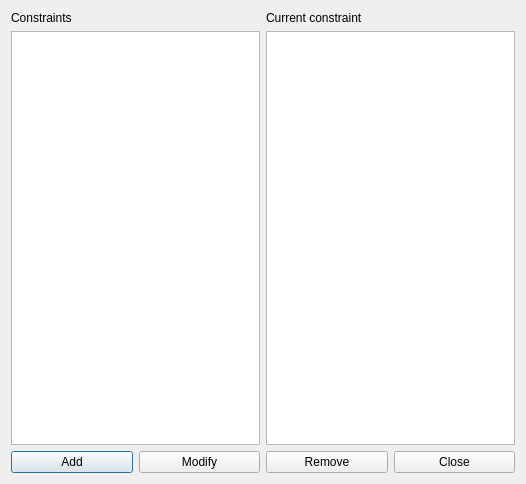
<?xml version="1.0" encoding="UTF-8"?>
<ui version="4.0">
 <class>ConstraintNoTeacherInSubjectPreferenceForm_template</class>
 <widget class="QDialog" name="ConstraintNoTeacherInSubjectPreferenceForm_template">
  <property name="geometry">
   <rect>
    <x>0</x>
    <y>0</y>
    <width>526</width>
    <height>484</height>
   </rect>
  </property>
  <property name="windowTitle">
   <string extracomment="This is the title of the dialog in which you see the list of all constraints of this type">Constraints max activities for all teachers</string>
  </property>
  <layout class="QGridLayout" name="gridLayout">
   <item row="0" column="0">
    <layout class="QVBoxLayout" name="verticalLayout">
     <item>
      <widget class="QLabel" name="constraintsTextLabel">
       <property name="frameShape">
        <enum>QFrame::NoFrame</enum>
       </property>
       <property name="frameShadow">
        <enum>QFrame::Plain</enum>
       </property>
       <property name="text">
        <string>Constraints</string>
       </property>
       <property name="wordWrap">
        <bool>false</bool>
       </property>
      </widget>
     </item>
     <item>
      <widget class="QListWidget" name="constraintsListWidget"/>
     </item>
    </layout>
   </item>
   <item row="0" column="1">
    <layout class="QVBoxLayout" name="verticalLayout_2">
     <item>
      <widget class="QLabel" name="currentConstraintTextLabel">
       <property name="text">
        <string>Current constraint</string>
       </property>
       <property name="wordWrap">
        <bool>false</bool>
       </property>
      </widget>
     </item>
     <item>
      <widget class="QPlainTextEdit" name="currentConstraintTextEdit"/>
     </item>
    </layout>
   </item>
   <item row="1" column="0" colspan="2">
    <layout class="QHBoxLayout" name="horizontalLayout">
     <item>
      <widget class="QPushButton" name="addConstraintPushButton">
       <property name="text">
        <string>Add</string>
       </property>
      </widget>
     </item>
     <item>
      <widget class="QPushButton" name="modifyConstraintPushButton">
       <property name="text">
        <string>Modify</string>
       </property>
      </widget>
     </item>
     <item>
      <widget class="QPushButton" name="removeConstraintPushButton">
       <property name="text">
        <string>Remove</string>
       </property>
      </widget>
     </item>
     <item>
      <widget class="QPushButton" name="closePushButton">
       <property name="text">
        <string>Close</string>
       </property>
      </widget>
     </item>
    </layout>
   </item>
  </layout>
 </widget>
 <layoutdefault spacing="6" margin="11"/>
 <resources/>
 <connections/>
</ui>
